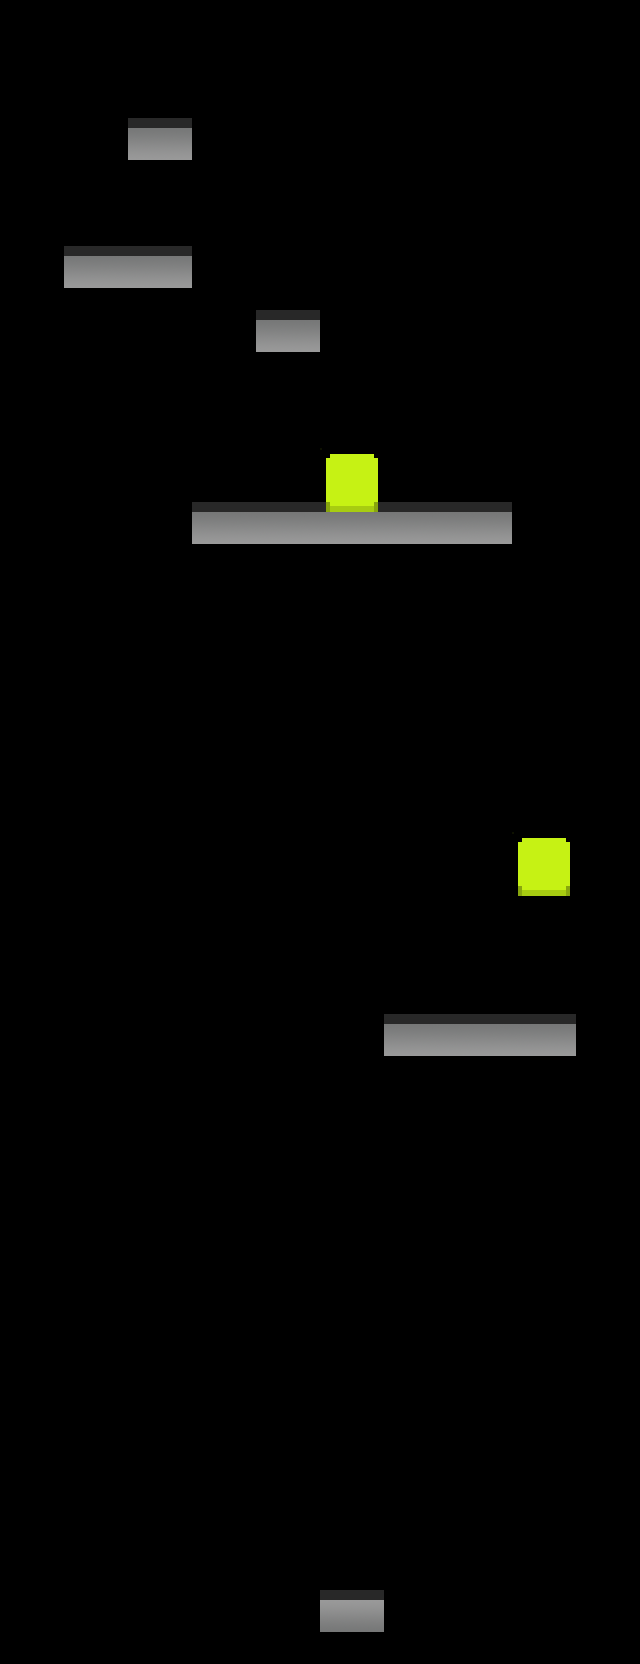

A 2D game scene composited from a Tiled map and its tileset images. What follows is a short description and the map's XML, with each tile layer's data collapsed to a summary:
An orthogonal 10x26 tile map with 64x64 px tiles, 3 tile layers (Ground, Background, Pushable), 2 tilesets and 10 objects (4x Trigger, 4x ToggleBlock, StartPosition, Goal).

<map version="1.0" orientation="orthogonal" width="10" height="26" tilewidth="64" tileheight="64">
 <tileset firstgid="1" name="tileset" tilewidth="64" tileheight="64">
  <image source="images/tileset.png" width="256" height="128" />
 </tileset>
 <tileset firstgid="9" name="tileset2" tilewidth="64" tileheight="64">
  <image source="images/tileset2.png" width="320" height="128" />
 </tileset>
 <layer name="Ground" width="10" height="26">
  <data>[260 cells, 42 non-empty, 2 distinct tile ids]</data>
 </layer>
 <objectgroup name="Start" width="10" height="26">
  <object name="StartPosition" type="StartPosition" x="320" y="1536" width="64" height="64" />
 </objectgroup>
 <objectgroup name="Goal" width="10" height="26">
  <object name="Goal" x="192" y="64" width="64" height="64" />
 </objectgroup>
 <layer name="Background" width="10" height="26">
  <data>[260 cells, 13 non-empty, 2 distinct tile ids]</data>
 </layer>
 <layer name="Pushable" width="10" height="26">
  <data>[260 cells, 2 non-empty, 1 distinct tile ids]</data>
 </layer>
 <objectgroup name="Triggers" width="10" height="26">
  <object name="Trigger1" type="Trigger" gid="11" x="320" y="1472" width="64" height="64">
   <properties>
    <property name="triggerId" value="light1" />
   </properties>
  </object>
  <object name="Trigger2" type="Trigger" gid="11" x="320" y="1280" width="64" height="64">
   <properties>
    <property name="triggerId" value="light2" />
   </properties>
  </object>
  <object name="Trigger3" type="Trigger" gid="11" x="320" y="1088" width="64" height="64">
   <properties>
    <property name="triggerId" value="light3" />
   </properties>
  </object>
  <object name="Trigger4" type="Trigger" gid="11" x="384" y="512">
   <properties>
    <property name="triggerId" value="light4" />
   </properties>
  </object>
 </objectgroup>
 <objectgroup name="Blocks" width="10" height="26">
  <object name="Block1" type="ToggleBlock" gid="10" x="512" y="960" width="64" height="64">
   <properties>
    <property name="triggerId" value="dark1" />
   </properties>
  </object>
  <object name="Block2" type="ToggleBlock" gid="10" x="512" y="768" width="64" height="64">
   <properties>
    <property name="triggerId" value="dark2" />
   </properties>
  </object>
  <object name="Block3" type="ToggleBlock" gid="10" x="512" y="576" width="64" height="64">
   <properties>
    <property name="triggerId" value="dark3" />
   </properties>
  </object>
  <object name="Block4" type="ToggleBlock" gid="10" x="256" y="256" width="64" height="64">
   <properties>
    <property name="triggerId" value="dark4" />
   </properties>
  </object>
 </objectgroup>
</map>
